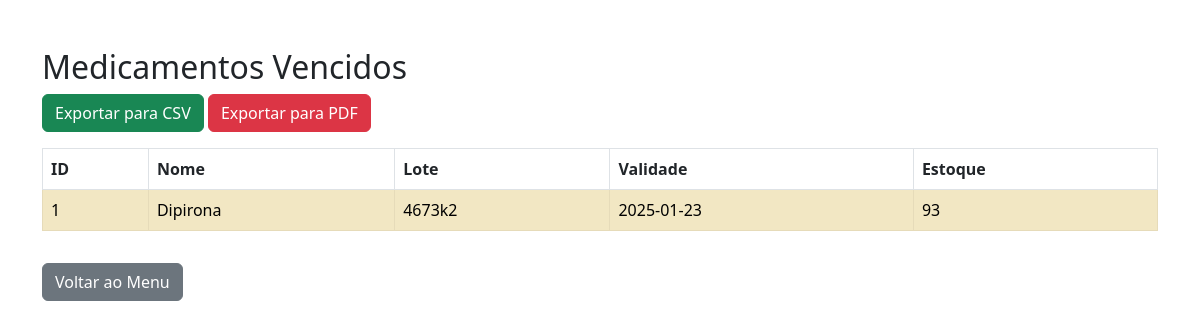
/relatorio_vencidos.php, run on the app's committed database.
### tables this page shows
CREATE TABLE `medicamentos` (
  `id` int NOT NULL AUTO_INCREMENT,
  `nome` varchar(100) NOT NULL,
  `lote` varchar(50) DEFAULT NULL,
  `validade` date DEFAULT NULL,
  `estoque` int DEFAULT '0',
  `ativo` tinyint(1) DEFAULT '1',
  `data_compra` date DEFAULT NULL,
  `medicamento_especial` tinyint DEFAULT '0',
  PRIMARY KEY (`id`),
  KEY `idx_medicamentos_nome` (`nome`)
);

### relatorio_vencidos.php (the view, shortened to what this page needs)
<?php
$host = 'localhost';
$db   = 'estoque_farmacia';
$user = 'farmacia_user';
$pass = 'senha_forte';
try {
    $pdo = new PDO("mysql:host=$host;dbname=$db;charset=utf8", $user, $pass);
    $pdo->setAttribute(PDO::ATTR_ERRMODE, PDO::ERRMODE_EXCEPTION);
    $sql = "SELECT * FROM medicamentos WHERE validade < CURDATE()";
    $stmt = $pdo->query($sql);
} catch (PDOException $e) {
    die("Erro: " . $e->getMessage());
}
?>
<!DOCTYPE html>
<html lang="pt-BR">
<head>
    <link href="https://cdn.jsdelivr.net/npm/bootstrap@5.3.0/dist/css/bootstrap.min.css" rel="stylesheet">
</head>
<body class="container mt-5">
<h2>Medicamentos Vencidos</h2>
<a href="exportar_vencidos_csv.php" class="btn btn-success mb-3">Exportar para CSV</a>
<a href="exportar_vencidos_pdf.php" class="btn btn-danger mb-3">Exportar para PDF</a>
<table class="table table-striped table-bordered">
    <thead>
    <tr>
        <th>ID</th>
        <th>Nome</th>
        <th>Lote</th>
        <th>Validade</th>
        <th>Estoque</th>
    </tr>
    </thead>
    <tbody>
    <?php while ($med = $stmt->fetch(PDO::FETCH_ASSOC)): ?>
        <tr class="table-warning">
            <td><?= $med['id']; ?></td>
            <td><?= htmlspecialchars($med['nome']); ?></td>
            <td><?= htmlspecialchars($med['lote']); ?></td>
            <td><?= $med['validade']; ?></td>
            <td><?= $med['estoque']; ?></td>
        </tr>
    <?php endwhile; ?>
    </tbody>
</table>
<a href="index.php" class="btn btn-secondary mt-3">Voltar ao Menu</a>
</body>
</html>

### data on the page
medicamentos: id "1", nome "Dipirona", lote "4673k2", validade "2025-01-23", estoque "93"
